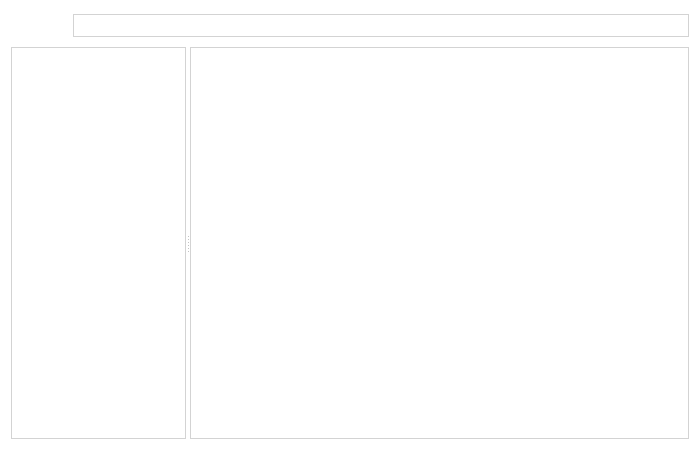
<?xml version="1.0" encoding="UTF-8"?>
<ui version="4.0">
 <class>Widget</class>
 <widget class="QWidget" name="Widget">
  <property name="enabled">
   <bool>true</bool>
  </property>
  <property name="geometry">
   <rect>
    <x>0</x>
    <y>0</y>
    <width>700</width>
    <height>450</height>
   </rect>
  </property>
  <property name="sizePolicy">
   <sizepolicy hsizetype="Fixed" vsizetype="Fixed">
    <horstretch>0</horstretch>
    <verstretch>0</verstretch>
   </sizepolicy>
  </property>
  <property name="windowTitle">
   <string>UFM</string>
  </property>
  <property name="styleSheet">
   <string notr="true">background-color: rgb(255, 255, 255);</string>
  </property>
  <layout class="QVBoxLayout" name="verticalLayout">
   <item>
    <layout class="QHBoxLayout" name="horizontalLayout_2">
     <property name="sizeConstraint">
      <enum>QLayout::SetDefaultConstraint</enum>
     </property>
     <item>
      <layout class="QHBoxLayout" name="horizontalLayout">
       <property name="spacing">
        <number>1</number>
       </property>
       <property name="sizeConstraint">
        <enum>QLayout::SetMaximumSize</enum>
       </property>
       <item>
        <widget class="QPushButton" name="back">
         <property name="sizePolicy">
          <sizepolicy hsizetype="Maximum" vsizetype="Maximum">
           <horstretch>0</horstretch>
           <verstretch>0</verstretch>
          </sizepolicy>
         </property>
         <property name="minimumSize">
          <size>
           <width>30</width>
           <height>30</height>
          </size>
         </property>
         <property name="maximumSize">
          <size>
           <width>30</width>
           <height>30</height>
          </size>
         </property>
         <property name="styleSheet">
          <string notr="true">QPushButton:hover
{
  border: 1px solid #D3D3D3;
}</string>
         </property>
         <property name="text">
          <string/>
         </property>
         <property name="icon">
          <iconset>
           <normalon>:/resources/left-arrow.png</normalon>
          </iconset>
         </property>
         <property name="default">
          <bool>false</bool>
         </property>
         <property name="flat">
          <bool>true</bool>
         </property>
        </widget>
       </item>
       <item>
        <widget class="QPushButton" name="forward">
         <property name="enabled">
          <bool>false</bool>
         </property>
         <property name="sizePolicy">
          <sizepolicy hsizetype="Maximum" vsizetype="Maximum">
           <horstretch>0</horstretch>
           <verstretch>0</verstretch>
          </sizepolicy>
         </property>
         <property name="minimumSize">
          <size>
           <width>30</width>
           <height>30</height>
          </size>
         </property>
         <property name="maximumSize">
          <size>
           <width>30</width>
           <height>30</height>
          </size>
         </property>
         <property name="styleSheet">
          <string notr="true">QPushButton:hover
{
  border: 1px solid #D3D3D3;
}</string>
         </property>
         <property name="text">
          <string/>
         </property>
         <property name="icon">
          <iconset>
           <normalon>:/resources/right-arrow.png</normalon>
          </iconset>
         </property>
         <property name="flat">
          <bool>true</bool>
         </property>
        </widget>
       </item>
       <item>
        <widget class="QListWidget" name="path_line">
         <property name="sizePolicy">
          <sizepolicy hsizetype="Minimum" vsizetype="Ignored">
           <horstretch>0</horstretch>
           <verstretch>0</verstretch>
          </sizepolicy>
         </property>
         <property name="maximumSize">
          <size>
           <width>16777215</width>
           <height>23</height>
          </size>
         </property>
         <property name="styleSheet">
          <string notr="true">border: 1px solid #D3D3D3;</string>
         </property>
         <property name="flow">
          <enum>QListView::LeftToRight</enum>
         </property>
        </widget>
       </item>
      </layout>
     </item>
    </layout>
   </item>
   <item>
    <widget class="QSplitter" name="splitter">
     <property name="sizePolicy">
      <sizepolicy hsizetype="Expanding" vsizetype="MinimumExpanding">
       <horstretch>0</horstretch>
       <verstretch>0</verstretch>
      </sizepolicy>
     </property>
     <property name="orientation">
      <enum>Qt::Horizontal</enum>
     </property>
     <property name="childrenCollapsible">
      <bool>false</bool>
     </property>
     <widget class="QTreeView" name="quick_panel">
      <property name="sizePolicy">
       <sizepolicy hsizetype="Minimum" vsizetype="Minimum">
        <horstretch>0</horstretch>
        <verstretch>0</verstretch>
       </sizepolicy>
      </property>
      <property name="minimumSize">
       <size>
        <width>100</width>
        <height>0</height>
       </size>
      </property>
      <property name="maximumSize">
       <size>
        <width>175</width>
        <height>16777215</height>
       </size>
      </property>
      <property name="styleSheet">
       <string notr="true">border: 1px solid #D3D3D3;</string>
      </property>
     </widget>
     <widget class="QTreeView" name="dir_content">
      <property name="sizePolicy">
       <sizepolicy hsizetype="Minimum" vsizetype="Minimum">
        <horstretch>0</horstretch>
        <verstretch>0</verstretch>
       </sizepolicy>
      </property>
      <property name="styleSheet">
       <string notr="true">border: 1px solid #D3D3D3;</string>
      </property>
      <property name="rootIsDecorated">
       <bool>false</bool>
      </property>
     </widget>
    </widget>
   </item>
  </layout>
 </widget>
 <resources/>
 <connections/>
</ui>
